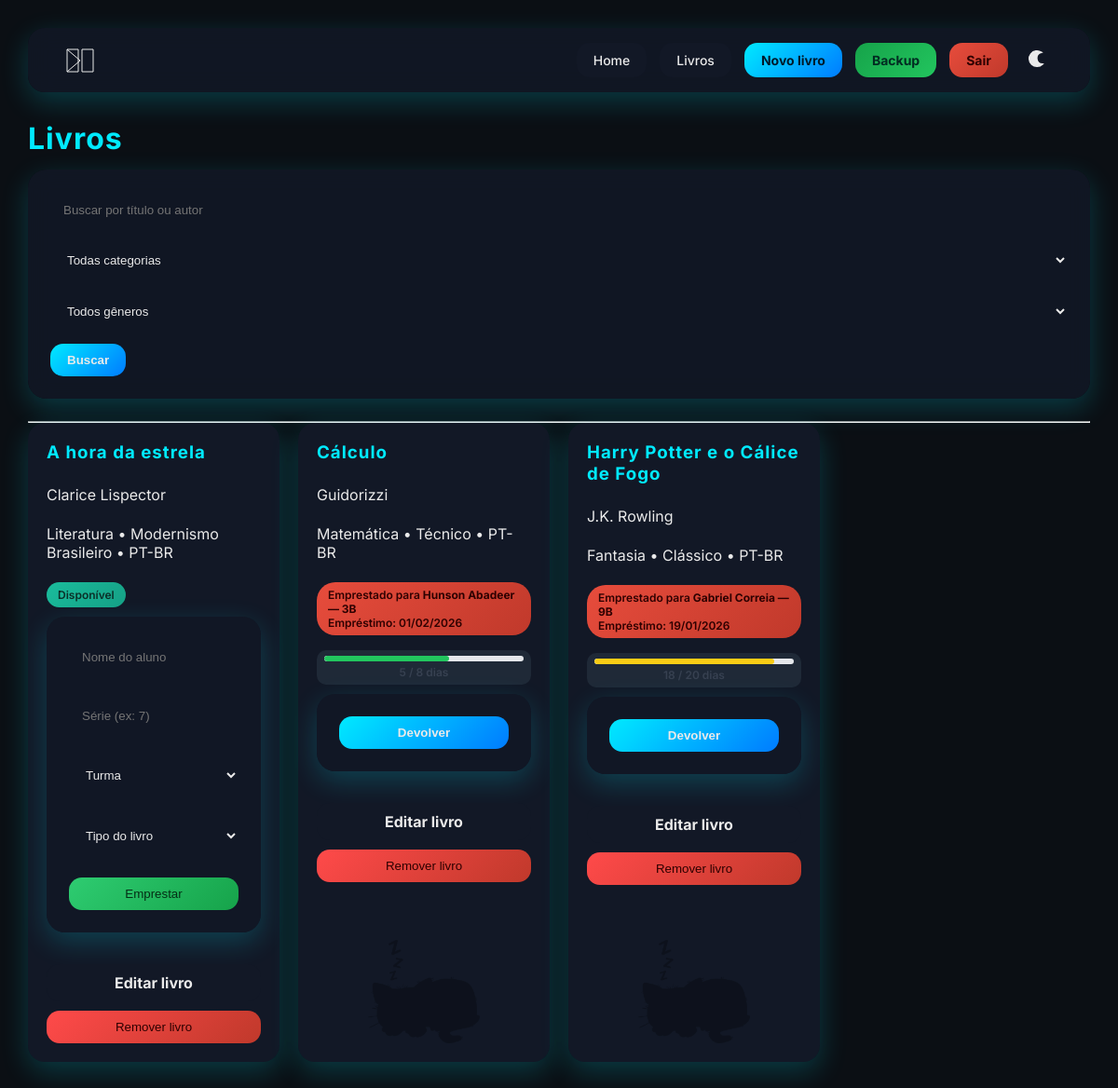
The app's page /livros (signed in) with its own data.
### tables this page shows
CREATE TABLE books (
        id INTEGER PRIMARY KEY AUTOINCREMENT,
        titulo TEXT NOT NULL,
        autor TEXT NOT NULL,
        ano INTEGER,
        isbn TEXT,
        categoria_id INTEGER,
        genero_id INTEGER,
        idioma TEXT,
        disponivel INTEGER DEFAULT 1,
        emprestado_para TEXT,
        data_emprestimo TEXT,
        FOREIGN KEY (categoria_id) REFERENCES categories(id),
        FOREIGN KEY (genero_id) REFERENCES genres(id)
    );

CREATE TABLE categories (
        id INTEGER PRIMARY KEY AUTOINCREMENT,
        nome TEXT UNIQUE
    );

CREATE TABLE genres (
        id INTEGER PRIMARY KEY AUTOINCREMENT,
        nome TEXT UNIQUE
    );

### app.py (the view)
@app.route("/livros")
@login_required()
def livros():
    conn = get_db()
    cur = conn.cursor()
    q = request.args.get("q", "").strip()
    categoria = request.args.get("categoria")
    genero = request.args.get("genero")
    sql = """
        SELECT
            b.id,
            b.titulo,
            b.autor,
            b.ano,
            b.isbn,
            b.idioma,
            b.disponivel,
            c.nome AS categoria,
            g.nome AS genero
        FROM books b
        LEFT JOIN categories c ON b.categoria_id = c.id
        LEFT JOIN genres g ON b.genero_id = g.id
        WHERE 1=1
    """
    params = []
    if q:
        sql += " AND (b.titulo LIKE ? OR b.autor LIKE ?)"
        params.extend([f"%{q}%", f"%{q}%"])
    if categoria:
        sql += " AND b.categoria_id = ?"
        params.append(categoria)
    if genero:
        sql += " AND b.genero_id = ?"
        params.append(genero)
    cur.execute(sql, params)
    livros = cur.fetchall()
    cur.execute("""
        SELECT
            l.id AS loan_id,
            l.book_id,
            l.nome,
            l.serie,
            l.turma,
            l.tipo_livro,
            l.data_emprestimo,
            l.data_limite,
            julianday('now') - julianday(l.data_emprestimo) AS dias_passados,
            julianday(l.data_limite) - julianday(l.data_emprestimo) AS prazo_total
        FROM loans l
        WHERE l.data_devolucao IS NULL
    """)
    emprestimos = cur.fetchall()
    livros_formatados = []
    hoje = date.today()
    for l in livros:
        livro = dict(l)
        emp = next(
            (dict(e) for e in emprestimos if e["book_id"] == livro["id"]),
            None
        )
        if emp:
            try:
                data_emp = datetime.strptime(emp["data_emprestimo"], "%Y-%m-%d").date()
                data_limite = datetime.strptime(emp["data_limite"], "%Y-%m-%d").date()
                livro["dias_emprestimo"] = (hoje - data_emp).days
                livro["prazo_total"] = (data_limite - data_emp).days
                livro["alerta"] = hoje > data_limite
            except (ValueError, TypeError):
                livro["dias_emprestimo"] = 0
                livro["prazo_total"] = 0
                livro["alerta"] = False
            livro["emprestado"] = True
            livro["loan_id"] = emp["loan_id"]
            livro["emprestado_para"] = f'{emp["nome"]} — {emp["serie"]}{emp["turma"]}'
            livro["data_emprestimo_formatada"] = data_emp.strftime("%d/%m/%Y")
        else:
            livro["emprestado"] = False
            livro["loan_id"] = None
            livro["emprestado_para"] = ""
            livro["data_emprestimo_formatada"] = ""
            livro["dias_emprestimo"] = 0
            livro["prazo_total"] = 0
            livro["alerta"] = False
        livros_formatados.append(livro)
    cur.execute("SELECT id, nome FROM categories")
    categorias = cur.fetchall()
    cur.execute("SELECT id, nome FROM genres")
    generos = cur.fetchall()
    conn.close()
    return render_template(
        "livros.html",
        livros=livros_formatados,
        categorias=categorias,
        generos=generos
    )

### app.py (called while the page is built)
def get_db():
    conn = sqlite3.connect("acervo.db")
    conn.row_factory = sqlite3.Row
    return conn

def login_required():
    def decorator(f):
        @wraps(f)
        def wrapper(*args, **kwargs):
            if "user_id" not in session:
                return redirect("/login")
            return f(*args, **kwargs)
        return wrapper
    return decorator

@app.before_request
def init_db():
    global db_ok
    if not db_ok:
        conn = get_connection()
        create_tables(conn)
        conn.close()
        db_ok = True

### templates/livros.html (shortened to what this page needs)
{% extends "base.html" %}
{% block content %}
<h1>Livros</h1>
<form method="get" class="busca-form">
    <input type="text" name="q" placeholder="Buscar por título ou autor"
           value="{{ request.args.get('q', '') }}">
    <select name="categoria">
        <option value="">Todas categorias</option>
    </select>
    <select name="genero">
        <option value="">Todos gêneros</option>
    </select>
    <button class="btn btn-primary">Buscar</button>
</form>
<hr>
<div class="livros-grid">
{% for l in livros %}
<div class="livro-card" id="livro-{{ l.id }}">
    <h3>{{ l.titulo }}</h3>
    <p class="autor">{{ l.autor }}</p>
    <p class="meta">{{ l.categoria }} • {{ l.genero }} • {{ l.idioma }}</p>
    {% if not l.emprestado %}
        <span class="status disponivel">Disponível</span>
        <form class="form-emprestar" onsubmit="emprestarLivro(event, {{ l.id }})">
            <input name="nome" placeholder="Nome do aluno" required>
            <input name="serie" placeholder="Série (ex: 7)" required>
            <select name="turma" required>
                <option value="">Turma</option>
            </select>
            <select name="tipo_livro" required>
                <option value="">Tipo do livro</option>
            </select>
            <button class="btn btn-success">Emprestar</button>
        </form>
    {% else %}
        <span class="status emprestado">
            Emprestado para <b>{{ l.emprestado_para }}</b><br>
            Empréstimo: {{ l.data_emprestimo_formatada }}
        </span>
        {% set dias = l.dias_emprestimo %}
        {% set prazo = l.prazo_total %}
        {% set atraso = dias - prazo %}
        {% set percent = (dias / prazo * 100) if prazo > 0 else 0 %}
        {% if percent > 100 %}{% set percent = 100 %}{% endif %}
        <div class="prazo-card">
            <div class="barra-prazo">
                <div class="barra-fill
                    {% if dias > prazo %}estourado
                    {% elif dias > prazo * 0.7 %}alerta
                    {% else %}ok{% endif %}"
                    style="width: {{ percent }}%">
                </div>
            </div>
            <div class="prazo-texto">
                {% if dias <= prazo %}
                    {{ dias }} / {{ prazo }} dias
                {% else %}
                    ⚠️ Atrasado há {{ atraso }} dia{{ 's' if atraso > 1 else '' }}
                {% endif %}
            </div>
        </div>
        <form class="form-devolver" onsubmit="devolverLivro(event, {{ l.loan_id }})">
            <button class="btn btn-warning">Devolver</button>
        </form>
    {% endif %}
    <a href="/livro/{{ l.id }}/editar" class="btn btn-primary btn-editar">
        Editar livro
    </a>
    <button type="button"
            class="btn btn-danger btn-remover"
            data-id="{{ l.id }}"
            data-titulo="{{ l.titulo }}"
            onclick="abrirModal(this)">
        Remover livro
    </button>
    <div class="gato-wrap {% if not l.emprestado %}hidden{% endif %}">
        <img src="{{ url_for('static', filename='img/gato.png') }}"
             class="gato-img">
    </div>
</div>
{% endfor %}
</div>
{% endblock %}

### static/style.css (style rules this page uses)
* { margin: 0; padding: 0; box-sizing: border-box; }
body { min-height: 100vh; padding: 30px; background: var(--bg); color: var(--text); font-family: 'Inter', Arial, sans-serif; }
.btn, .top-btn { padding: 10px 18px; border-radius: 14px; background: #1a1a1a; color: var(--text); text-decoration: none; font-weight: 500; position: relative; overflow: hidden; cursor: pointer; transition: all 0.25s ease; border: none; }
.btn::after, .top-btn::after { content: ""; position: absolute; inset: 0; background: linear-gradient( 120deg, transparent, rgba(0, 255, 255, 0.35), transparent ); transform: translateX(-120%); transition: transform 0.4s; }
.btn-primary, .top-btn.destaque { background: linear-gradient(135deg, #00eaff, #007bff); color: var(--text); font-weight: 700; }
.btn-danger { background: linear-gradient(135deg, #ff4a4a, #c0392b); color: #2e0000; }
.btn-success { background: linear-gradient(135deg, #2ecc71, #16a34a); color: #052e16; }
h1, h2, h3 { color: var(--accent); margin-bottom: 14px; letter-spacing: 1px; }
p { color: var(--text-muted, var(--text)); margin-bottom: 12px; }
form { background: color-mix(in srgb, var(--bg-card) 85%, transparent); backdrop-filter: blur(12px); padding: 24px; border-radius: 20px; box-shadow: 0 10px 30px color-mix(in srgb, var(--accent) 20%, transparent); margin-bottom: 24px; }
input, select { width: 100%; padding: 12px 14px; border-radius: 12px; border: none; background: var(--bg-soft, var(--accent-sof)); color: var(--text); outline: none; margin-bottom: 14px; transition: box-shadow 0.25s, background 0.25s; }
.status { padding: 6px 12px; border-radius: 20px; font-weight: 600; font-size: 12px; width: fit-content; }
.status.disponivel { background: linear-gradient(135deg, #1abc9c, #16a085); color: #0b2f28; }
.status.emprestado { background: linear-gradient(135deg, #e74c3c, #c0392b); color: #2e0000; }
.livros-grid { display: grid; grid-template-columns: repeat(auto-fill, minmax(260px, 1fr)); gap: 20px; }
.livro-card { display: flex; background: var(--bg-card); backdrop-filter: blur(10px); border-radius: 18px; padding: 20px; box-shadow: 0 10px 30px color-mix(in srgb, var(--accent) 20%, transparent); display: flex; flex-direction: column; gap: 10px; }
.livro-card form { display: flex; gap: 10px; }
.livro-card .btn { width: 100%; }
.btn-editar { background: var(--bg-card); display: block; text-align: center; }
.btn-primary { animation: pulseGlow 2.5s infinite; }
.btn::before { content: ""; position: absolute; width: 120%; height: 120%; top: 50%; left: 50%; background: radial-gradient(circle, rgba(255,255,255,0.25) 10%, transparent 60%); transform: translate(-50%, -50%) scale(0); opacity: 0; transition: transform .4s, opacity .4s; }
:root { --bg: #0b0f14; --bg-card: #121826; --text: #eaeaea; --accent: #00eaff; --border: rgba(255,255,255,0.08); }
.btn-warning, .top-btn.destaque { background: linear-gradient(135deg, #00eaff, #007bff); color: var(--text); font-weight: 700; }
:root { --skeleton-base: #e3ebf3; --skeleton-highlight: #f2f7fc; }
[data-theme="dark"] { --skeleton-base: #1f2a36; --skeleton-highlight: #2b3a4a; }
.form-emprestar { display: flex; flex-direction: column; gap: 8px; }
@media (min-width: 768px) { .form-emprestar { flex-direction: column; } }
@media (min-width: 768px) { .form-emprestar input, .form-emprestar button { width: 100%; } }
:root { --bar-bg: #e5e7eb; --bar-ok: #4caf50; --bar-alerta: #ff9800; --bar-late: #f44336; --bar-text: #111827; }
[data-theme="dark"] { --bar-bg: #1f2937; --bar-text: #e5e7eb; }
.prazo-card { margin-top: 6px; padding: 6px 8px; border-radius: 10px; background: var(--bar-bg); }
.barra-prazo { width: 100%; height: 6px; background: var(--bar-text); border-radius: 999px; overflow: hidden; }
.barra-fill { height: 100%; width: 0; transition: width 0.6s ease; border-radius: 999px; }
.barra-fill.ok { background: #22c55e; }
.barra-fill.alerta { background: #facc15; }
.prazo-texto { margin-top: 4px; font-size: 12px; font-weight: 600; text-align: center; color: #374151; }
.gato-wrap { margin-top: auto; padding-top: 12px; display: flex; justify-content: center; opacity: 0.25; }
.gato-img { max-width: 120px; filter: grayscale(10%); }

### records on screen
books: titulo "A hora da estrela", autor "Clarice Lispector", categoria "Literatura", genero "Modernismo Brasileiro", idioma "PT-BR"
books: titulo "Cálculo", autor "Guidorizzi", categoria "Matemática", genero "Técnico", idioma "PT-BR", emprestado_para "Hunson Abadeer — 3B", data_emprestimo_formatada "01/02/2026", {{ percent }} 62.5 (drawn), dias "5", id "8"
books: titulo "Harry Potter e o Cálice de Fogo", autor "J.K. Rowling", categoria "Fantasia", genero "Clássico", idioma "PT-BR", emprestado_para "Gabriel Correia — 9B", data_emprestimo_formatada "19/01/2026", {{ percent }} 90.0 (drawn), genero "18", prazo "20"
